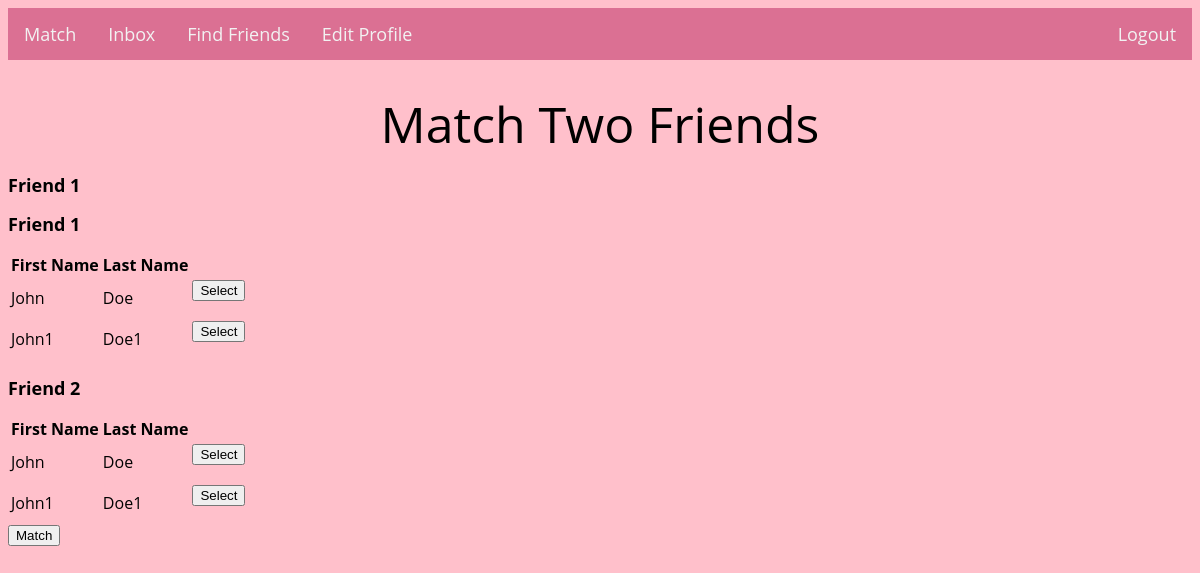
The app's page /match/anwu8, older data.
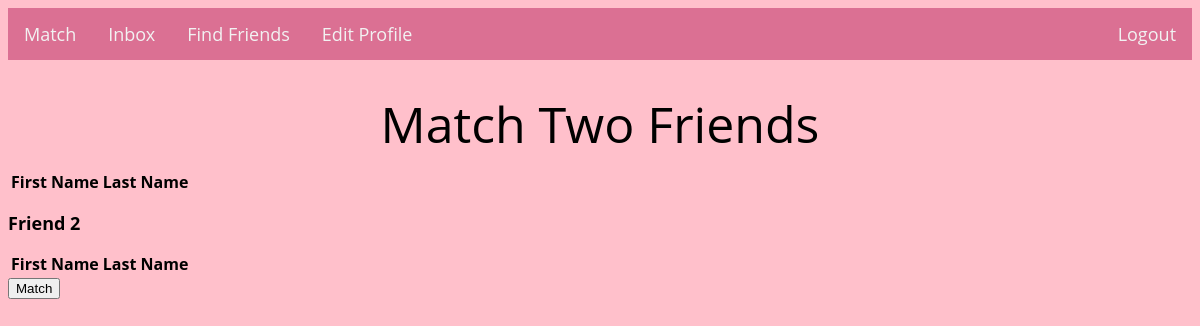
The same page, newer data.
### tables this page shows
CREATE TABLE users (
    id integer primary key autoincrement,
    first_name text not null,
    last_name text not null,
    username text not null,
    password text not null,
    phone_number text,
    college text,
    class_year text,
    gender text,
    orientation text,
    preference text
);

### main.py (the view)
@app.route('/match/<username>', methods=['POST', 'GET'])
def match(username):
    if request.method == "GET":
        my_friends = get_my_friends(username)
        return render_template('match.html', username=username, my_friends=my_friends)
    else:
        my_friends = get_my_friends(username)
        friend_username = request.args.get('friend_username')
        potential_matches = get_potential_matches(friend_username)
        print(potential_matches)
        return render_template('match.html', username=username, my_friends=my_friends)

### models.py (called while the page is built)
def get_my_friends(username):
    con = sql.connect("database.db")
    cur = con.cursor()
    query = "SELECT first_name, last_name, username from users WHERE username IN (SELECT friend from friends WHERE username = ?)"
    cur.execute(query, [username])
    friends = []
    row = cur.fetchone()
    while row is not None:
        friends.append([row[0], row[1], row[2]])
        print(row)
        row = cur.fetchone()
    con.close()
    return friends

### templates/match.html (shortened to what this page needs)
<html lang="en">
<!DOCTYPE html>
<head>
    <link href="/static/css/add_friends.css" rel="stylesheet" type="text/css" media="all">
    <link href="/static/css/main.css" rel="stylesheet" type="text/css" media="all">
    <link href="/static/css/profile.css" rel="stylesheet" type="text/css" media="all">
    <link href="/static/css/match.css" rel="stylesheet" type="text/css" media="all">
</head>
<body>
    {% include "header.html" %}
    <h1>Match Two Friends</h1>
    <table>
        <tr>
            <th>First Name</th>
            <th>Last Name</th>
            <th></th>
        </tr>
        {% for friend in my_friends: %}
        <h2>Friend 1</h2>
        <tr>
            <td>{{friend[0]}}</td>
            <td>{{friend[1]}}</td>
            <td>
                <form method="post" action="{{url_for('match', username=username, friend_username=friend[2])}}">
                    <button type="submit">Select</button>
                </form>
            </td>
        </tr>
        {% endfor %}
    </table>
    <table>
        <tr>
            <th>First Name</th>
            <th>Last Name</th>
            <th></th>
        </tr>
        <h2>Friend 2</h2>
        {% for friend in my_friends: %}
        <tr>
            <td>{{friend[0]}}</td>
            <td>{{friend[1]}}</td>
            <td>
                <form method="post" action="{{url_for('match', username=username, friend_username=friend[2])}}">
                    <button type="submit">Select</button>
                </form>
            </td>
        </tr>
        {% endfor %}
    </table>
    <button onclick="match()">Match</button>
</body>
</html>

### templates/header.html
<html lang="en">
    <head>
        <link href="/static/css/header.css" rel="stylesheet" type="text/css" media="all">
    </head>
    <body>
        <div class="topnav">
            <a href="{{ url_for('match', username=username) }}">Match</a>
            <a href="inbox">Inbox</a>
            <a href="{{ url_for('find_friends', username=username) }}">Find Friends</a>
            <a href="{{ url_for('profile', username=username) }}">Edit Profile</a>
            <div class="topnav-right">
                <a href="index">Logout</a>
            </div>
        </div>
    </body>
</html>

### static/css/main.css (style rules this page uses)
body, input, textarea, select { font-family: 'Open Sans', sans-serif; font-size: 12px; color: black; }
body { background-color: #FFC0CB; }
h1 { font-size: 50px; font-weight: 400; color: black; text-align: center; padding-top: 10px; margin-top: 20px; margin-bottom: 10px; }

### static/css/profile.css (style rules this page uses)
body { background-color: pink; }

### static/css/header.css (style rules this page uses)
.topnav { background-color: palevioletred; overflow: hidden; }
.topnav a { float: left; color: #f2f2f2; text-align: center; padding: 14px 16px; text-decoration: none; font-size: 18px; }
.topnav-right { float: right; }

Row changes from the older to the newer data that the page shows:
no longer on this page (row edited): users: first_name "John", last_name "Doe"
removed users: first_name "John1", last_name "Doe1"
